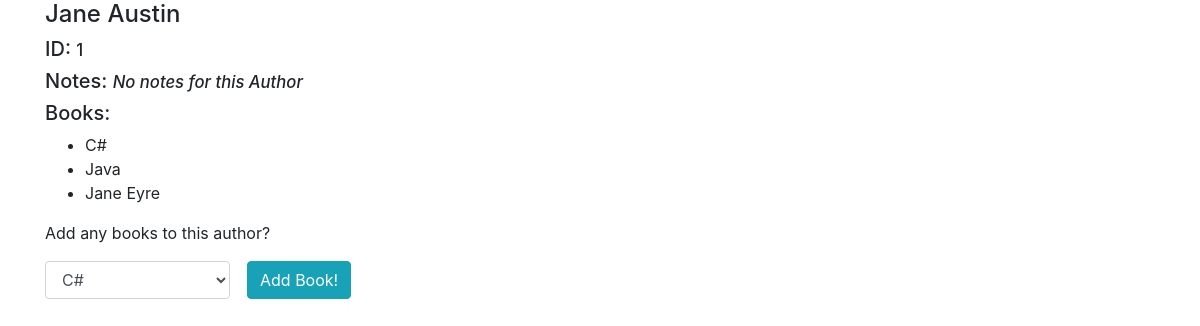
The app's page /one_author/1 with its own data.
### app_books_authors/models.py (models this page shows)
class Author(models.Model):
    first_name = models.CharField(max_length = 255)
    last_name = models.CharField(max_length = 255)
    notes = models.TextField(default = "No notes for this Author")
    books = models.ManyToManyField(Book, related_name = "authors")
    created_at = models.DateTimeField(auto_now_add = True)
    updated_at = models.DateTimeField(auto_now = True)

class Book(models.Model):
    title = models.CharField(max_length = 255)
    desc = models.TextField()
    created_at = models.DateTimeField(auto_now_add = True)
    updated_at = models.DateTimeField(auto_now = True)

### app_books_authors/views.py (the view)
# urls.py: path('one_author/<int:id>', views.one_author),
def one_author(request, id):
    context = {
        'author' : Author.objects.get(id = id),
        'all_books' : Book.objects.all()
    }
    return render(request, 'one_author.html', context)

### app_books_authors/templates/one_author.html (shortened to what this page needs)
<!DOCTYPE html>
<html lang="en">
<head>
    {% load static %}
    <link rel="stylesheet" href="https://maxcdn.bootstrapcdn.com/bootstrap/4.0.0/css/bootstrap.min.css">
</head>
<body>
    <div class="container">
        <h4>{{author.first_name}} {{author.last_name}} </h4>
        <h5>ID: <span style="font-size: smaller">{{author.id}}</span></h5>
        <h5>Notes: <span style="font-size: smaller"><em>{{author.notes}}</em></span></h5>
        <h5>Books:</h5>
        <ul style="font-size: medium">
            {% for book in author.books.all %}
            <li>{{ book.title }}</li>
            {% endfor %}
        </ul>
        <p>Add any books to this author?</p>
        <form class = "form-inline" action="/add_book_to_author/{{ author.id }}" method="POST">
            <div class="form-group">
                <select class="form-control col-sm-11" id="book_to_add" name = "book_to_add">
                    {% for book in all_books %}
                        <option value = {{book.id}}>{{ book.title }}</option>
                    {% endfor %}
                </select>
            </div>
            <button class="btn btn-info">Add Book!</button>
        </form>
    </div>
</body>
</html>

### records on screen
Author: first_name "Jane", last_name "Austin", id "1", notes "No notes for this Author"
Book: title "C#"
Book: title "Java"
Book: title "Jane Eyre"

### other values on screen
form field book_to_add "C#"
